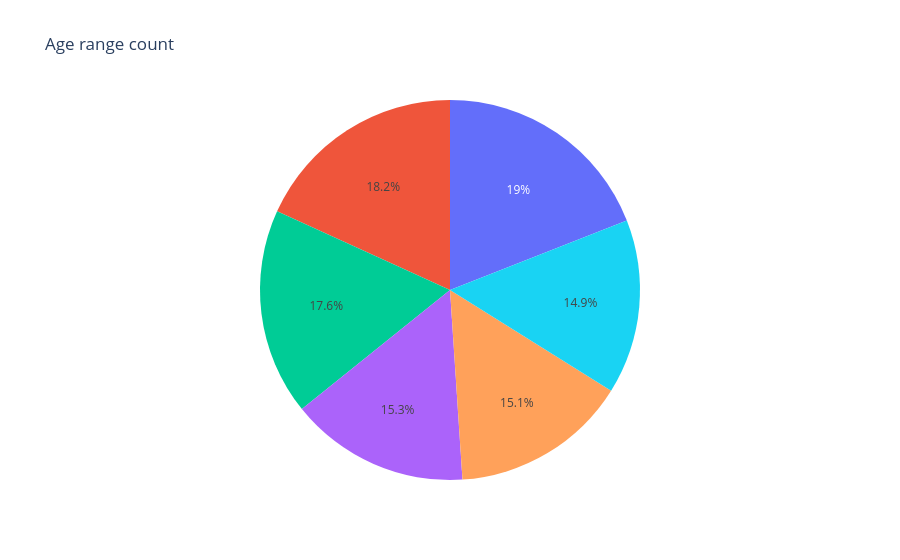

Source (notebook cell):
### Code cell
fig=px.pie(data_frame=q3,values='count',labels='Age_Range',title='Age range count' )
fig.show()

### Figure 1 — Plotly figure (JSON) as saved in the notebook; plotly's stock layout.template omitted (floating-point values rounded to 4 significant figures)
{"data": [{"domain": {"x": [0, 1], "y": [0, 1]}, "hovertemplate": "count=%{value}<extra></extra>", "legendgroup": "", "name": "", "showlegend": false, "type": "pie", "values": [91, 87, 84, 73, 72, 71]}], "layout": {"legend": {"tracegroupgap": 0}, "title": {"text": "Age range count"}}}
